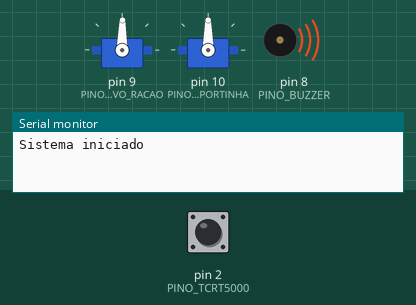
Recording of a sketch running on a simulated Arduino Uno, built with avr-gcc and run on an emulated ATmega328P. Parts: 2 × servo, buzzer (waves = sounding), the last lines printed to the serial monitor. The inputs (shaded band) are chosen by the test bench; at power-on: pin 2 (PINO_TCRT5000) HIGH.

Above: at 0.3 s.
At 1.35 s:
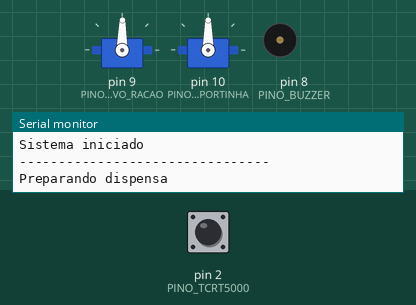
At 13.6 s:
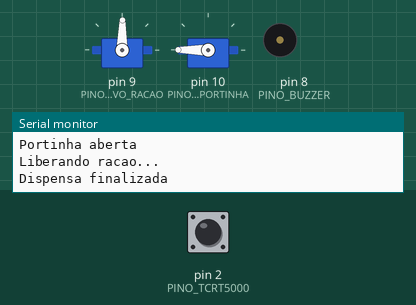
Timing chart, 0 to 37.7 s (numbered marks = the images above):
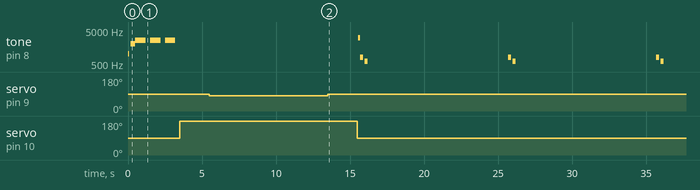

Measured:
- by itself, servo on pin 9 (PINO_SERVO_RACAO): 89° → 80° at 5.5 s, → 89° 8.0 s later
- by itself, servo on pin 10 (PINO_SERVO_PORTINHA): 90° → 180° at 3.5 s, → 90° 12.0 s later
- by itself, tone on pin 8 (PINO_BUZZER): plays 1000 Hz for 0.10 s, 2000 Hz for 0.30 s, 2500 Hz for 0.70 s, 2500 Hz for 0.70 s, 2500 Hz for 0.70 s, 3000 Hz for 0.15 s … (12 notes in this stretch)

The sketch:

final-version-3.ino
```cpp
//BUZZER AND TCRT SENSOR BY LUCAS CARVALHO 24/06/2026

#include <Servo.h>

Servo servoRacao;
Servo servoPortinha;

// ---------------- PINOS ----------------
const int PINO_SERVO_RACAO = 9;
const int PINO_SERVO_PORTINHA = 10;
const int PINO_TCRT5000 = 2;
const int PINO_BUZZER = 8;

// ---------------- CONFIGURAÇÕES ----------------
const int POSICAO_RACAO_ATIVA = 80;
const int POSICAO_RACAO_REPOUSO = 89;

const int PORTINHA_FECHADA = 90;
const int PORTINHA_ABERTA = 180;

const int DISPENSAS_POR_DIA = 3;
const int TEMPO_DISPENSA_SEGUNDOS = 8;

// Quantidade mínima aceitável de detecções
const int MINIMO_ACEITAVEL = 1;

// Se o sensor detectar invertido, troque LOW por HIGH
const int SENSOR_DETECTADO = LOW;

const unsigned long INTERVALO_ENTRE_DISPENSAS =
    (24UL * 60UL * 60UL * 1000UL) / DISPENSAS_POR_DIA;

// ---------------- VARIÁVEIS ----------------
unsigned long ultimoAcionamento = 0;
unsigned long ultimoBipRacaoBaixa = 0;

bool racaoBaixa = false;

// ---------------- BUZZER ----------------

void tocar(int frequencia, int duracao) {
  tone(PINO_BUZZER, frequencia);
  delay(duracao);
  noTone(PINO_BUZZER);
}

void bipLigado() {
  tocar(1000, 100);
  delay(100);
  tocar(2000, 300);
}

void bipAntesAcionar() {
  for (int i = 0; i < 3; i++) {
    tocar(2500, 700);
    delay(300);
  }
}

void bipFinal() {
  tocar(3000, 150);
}

void alertaRacaoBaixa() {
  tocar(800, 200);
  delay(100);
  tocar(600, 200);
}

// ---------------- SENSOR ----------------

int medirRacaoDuranteDispensa() {
  int totalDeteccoes = 0;

  int estadoAnterior = digitalRead(PINO_TCRT5000);

  unsigned long inicio = millis();
  unsigned long tempoDispensa = TEMPO_DISPENSA_SEGUNDOS * 1000UL;

  while (millis() - inicio < tempoDispensa) {

    int estadoAtual = digitalRead(PINO_TCRT5000);

    if (estadoAtual == SENSOR_DETECTADO &&
        estadoAnterior != SENSOR_DETECTADO) {

      totalDeteccoes++;

      Serial.print("Deteccao #");
      Serial.println(totalDeteccoes);
    }

    estadoAnterior = estadoAtual;

    delay(5);
  }

  return totalDeteccoes;
}

// ---------------- DISPENSA ----------------

void acionar() {

  Serial.println("--------------------------------");
  Serial.println("Preparando dispensa");

  bipAntesAcionar();

  servoPortinha.write(PORTINHA_ABERTA);
  Serial.println("Portinha aberta");

  delay(2000);

  servoRacao.write(POSICAO_RACAO_ATIVA);
  Serial.println("Liberando racao...");

  int quantidadeDetectada = medirRacaoDuranteDispensa();

  servoRacao.write(POSICAO_RACAO_REPOUSO);

  Serial.println("Dispensa finalizada");

  delay(2000);

  servoPortinha.write(PORTINHA_FECHADA);

  Serial.println("Portinha fechada");

  Serial.print("Quantidade detectada: ");
  Serial.println(quantidadeDetectada);

  if (quantidadeDetectada < MINIMO_ACEITAVEL) {

    racaoBaixa = true;

    Serial.println("***** ALERTA *****");
    Serial.println("RACAO BAIXA OU ACABOU");
    Serial.println("******************");

  } else {

    racaoBaixa = false;

    Serial.println("Nivel de racao OK");
  }

  bipFinal();

  Serial.println("--------------------------------");
}

// ---------------- SETUP ----------------

void setup() {

  Serial.begin(9600);

  pinMode(PINO_TCRT5000, INPUT_PULLUP);
  pinMode(PINO_BUZZER, OUTPUT);

  servoRacao.attach(PINO_SERVO_RACAO);
  servoPortinha.attach(PINO_SERVO_PORTINHA);

  servoRacao.write(POSICAO_RACAO_REPOUSO);
  servoPortinha.write(PORTINHA_FECHADA);

  Serial.println("Sistema iniciado");

  bipLigado();

  // Faz a primeira dispensa imediatamente após ligar
  ultimoAcionamento = millis() - INTERVALO_ENTRE_DISPENSAS;
}

// ---------------- LOOP ----------------

void loop() {

  // Dispensa automática
  if (millis() - ultimoAcionamento >= INTERVALO_ENTRE_DISPENSAS) {

    ultimoAcionamento = millis();

    acionar();

    Serial.println("Aguardando proxima dispensa...");
  }

  // Alerta de ração baixa a cada 10 segundos
  if (racaoBaixa &&
      millis() - ultimoBipRacaoBaixa >= 10000UL) {

    ultimoBipRacaoBaixa = millis();

    alertaRacaoBaixa();

    Serial.println("ALERTA: RACAO BAIXA");
  }
}
```
